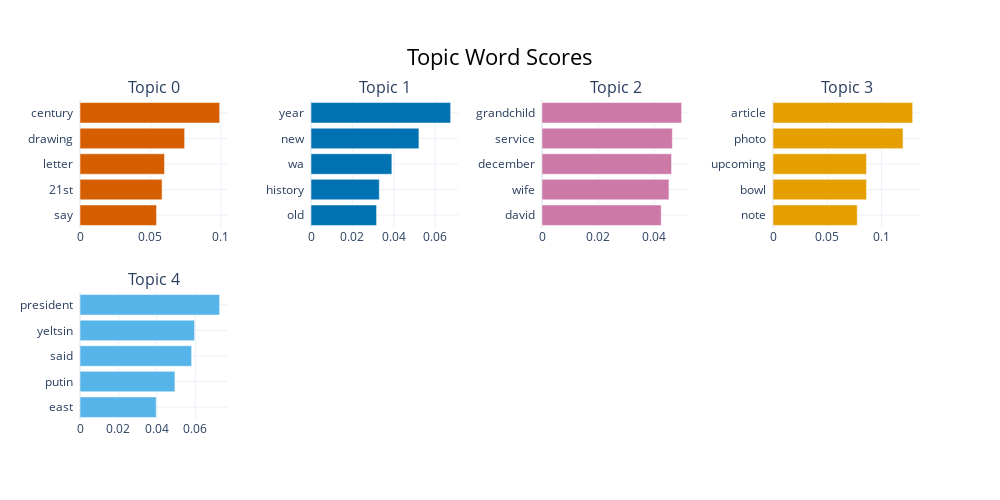

The code cell stored with this chart in its notebook:
### Code cell
model.visualize_barchart()

### Figure 1 — Plotly figure (JSON) as saved in the notebook; plotly's stock layout.template omitted (floating-point values rounded to 4 significant figures)
{"data": [{"marker": {"color": "#D55E00"}, "orientation": "h", "type": "bar", "x": [0.05432, 0.05824, 0.05996, 0.07425, 0.0991], "xaxis": "x", "y": ["say  ", "21st  ", "letter  ", "drawing  ", "century  "], "yaxis": "y"}, {"marker": {"color": "#0072B2"}, "orientation": "h", "type": "bar", "x": [0.03168, 0.033, 0.03906, 0.05214, 0.06747], "xaxis": "x2", "y": ["old  ", "history  ", "wa  ", "new  ", "year  "], "yaxis": "y2"}, {"marker": {"color": "#CC79A7"}, "orientation": "h", "type": "bar", "x": [0.04252, 0.04529, 0.04622, 0.04651, 0.04982], "xaxis": "x3", "y": ["david  ", "wife  ", "december  ", "service  ", "grandchild  "], "yaxis": "y3"}, {"marker": {"color": "#E69F00"}, "orientation": "h", "type": "bar", "x": [0.07753, 0.08607, 0.08607, 0.1197, 0.1285], "xaxis": "x4", "y": ["note  ", "bowl  ", "upcoming  ", "photo  ", "article  "], "yaxis": "y4"}, {"marker": {"color": "#56B4E9"}, "orientation": "h", "type": "bar", "x": [0.03965, 0.04938, 0.05806, 0.0596, 0.07266], "xaxis": "x5", "y": ["east  ", "putin  ", "said  ", "yeltsin  ", "president  "], "yaxis": "y5"}], "layout": {"annotations": [{"font": {"size": 16}, "showarrow": false, "text": "Topic 0", "x": 0.0875, "xanchor": "center", "xref": "paper", "y": 1, "yanchor": "bottom", "yref": "paper"}, {"font": {"size": 16}, "showarrow": false, "text": "Topic 1", "x": 0.3625, "xanchor": "center", "xref": "paper", "y": 1, "yanchor": "bottom", "yref": "paper"}, {"font": {"size": 16}, "showarrow": false, "text": "Topic 2", "x": 0.6375, "xanchor": "center", "xref": "paper", "y": 1, "yanchor": "bottom", "yref": "paper"}, {"font": {"size": 16}, "showarrow": false, "text": "Topic 3", "x": 0.9125, "xanchor": "center", "xref": "paper", "y": 1, "yanchor": "bottom", "yref": "paper"}, {"font": {"size": 16}, "showarrow": false, "text": "Topic 4", "x": 0.0875, "xanchor": "center", "xref": "paper", "y": 0.4, "yanchor": "bottom", "yref": "paper"}], "height": 500, "hoverlabel": {"bgcolor": "white", "font": {"family": "Rockwell", "size": 16}}, "showlegend": false, "title": {"font": {"color": "Black", "size": 22}, "text": "Topic Word Scores", "x": 0.5, "xanchor": "center", "yanchor": "top"}, "width": 1000, "xaxis": {"anchor": "y", "domain": [0, 0.175], "showgrid": true}, "xaxis2": {"anchor": "y2", "domain": [0.275, 0.45], "showgrid": true}, "xaxis3": {"anchor": "y3", "domain": [0.55, 0.725], "showgrid": true}, "xaxis4": {"anchor": "y4", "domain": [0.825, 1], "showgrid": true}, "xaxis5": {"anchor": "y5", "domain": [0, 0.175], "showgrid": true}, "xaxis6": {"anchor": "y6", "domain": [0.275, 0.45], "showgrid": true}, "xaxis7": {"anchor": "y7", "domain": [0.55, 0.725], "showgrid": true}, "xaxis8": {"anchor": "y8", "domain": [0.825, 1], "showgrid": true}, "yaxis": {"anchor": "x", "domain": [0.6, 1], "showgrid": true}, "yaxis2": {"anchor": "x2", "domain": [0.6, 1], "showgrid": true}, "yaxis3": {"anchor": "x3", "domain": [0.6, 1], "showgrid": true}, "yaxis4": {"anchor": "x4", "domain": [0.6, 1], "showgrid": true}, "yaxis5": {"anchor": "x5", "domain": [0, 0.4], "showgrid": true}, "yaxis6": {"anchor": "x6", "domain": [0, 0.4], "showgrid": true}, "yaxis7": {"anchor": "x7", "domain": [0, 0.4], "showgrid": true}, "yaxis8": {"anchor": "x8", "domain": [0, 0.4], "showgrid": true}}}
